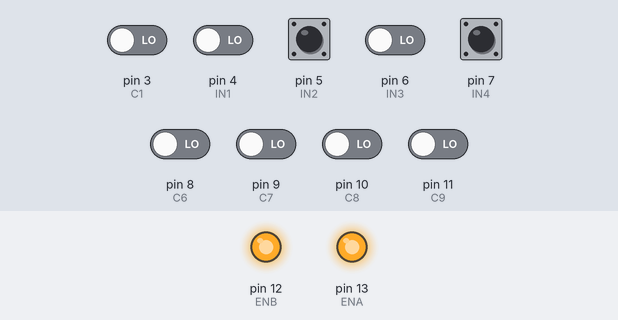
Bench run of a sketch on a simulated Arduino Uno, built with avr-gcc and run on an emulated ATmega328P. On the bench: output pins drawn as LEDs (lit = HIGH). Inputs (shaded band) come from the test bench; at power-on: pin 5 (IN2), pin 7 (IN4) HIGH, pin 3 (C1), pin 4 (IN1), pin 6 (IN3), pin 8 (C6), pin 9 (C7), pin 10 (C8), pin 11 (C9) LOW.

Above: at 0.1 s.
Timing chart, 0 to 1.6 s (numbered marks = the images above):
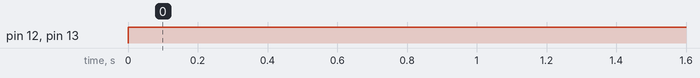

The sketch:

sketch_dec19a.ino
```cpp
//-- MOTEUR A --
int ENA=13; //Connecté à Arduino pin 9(sortie PWM)
int IN1=4; //Connecté à Arduino pin 4
int IN2=5;
//Connecté à Arduino pin 5

//-- MOTEUR B --
int ENB=12; //Connecté à Arduino pin 10(Sortie PWM)
int IN3=6; //Connecté à Arduino pin 6
int IN4=7; //Connecté à Arduino pin 7

const int C1=3;
const int C2=4;
const int C3=5;
const int C4=6;
const int C5=7;
const int C6=8;
const int C7=9;
const int C8=10;
const int C9=11;

int val1=0;
int val2=0;
int val3=0;
int val4=0;
int val5=0;
int val6=0;
int val7=0;
int val8=0;
int val9=0;


void setup() {
pinMode(ENA,OUTPUT); // Configurer
pinMode(ENB,OUTPUT); // les broches
pinMode(IN1,OUTPUT); // comme sortie
pinMode(IN2,OUTPUT);
pinMode(IN3,OUTPUT);
pinMode(IN4,OUTPUT);
pinMode(C1,INPUT);
pinMode(C2,INPUT);
pinMode(C3,INPUT);
pinMode(C4,INPUT);
pinMode(C5,INPUT);
pinMode(C6,INPUT);
pinMode(C7,INPUT);
pinMode(C8,INPUT);
pinMode(C9,INPUT);
digitalWrite(ENA,LOW);// Moteur A - Ne pas tourner
digitalWrite(ENB,LOW);// Moteur B - Ne pas tourner

// Direction du Moteur A
digitalWrite(IN1,LOW);
digitalWrite(IN2,HIGH);

// Direction du Moteur B
digitalWrite(IN3,LOW);
digitalWrite(IN4,HIGH); }

void loop() {

//TOUT DROIT:
  // Moteur A - Plein régime
  val1 = digitalRead(C1);
  val2 = digitalRead(C2);
  val3 = digitalRead(C3);
  val4 = digitalRead(C4);
  val5 = digitalRead(C5);
  val6 = digitalRead(C6);
  val7 = digitalRead(C7);
  val8 = digitalRead(C8);
  val9 = digitalRead(C9);

// Direction du Moteur A
digitalWrite(IN1,LOW);
digitalWrite(IN2,HIGH);

// Direction du Moteur B
digitalWrite(IN3,LOW);
digitalWrite(IN4,HIGH);

  if (val1 = HIGH){
    analogWrite(ENA,255);
    // Moteur B - plein-régime
    analogWrite(ENB,255);
  }
  else if(val2= HIGH){
    analogWrite(ENA,255);
    analogWrite(ENB,190);
  }
  else if(val3= HIGH){
    analogWrite(ENA,255);
    analogWrite(ENB,0);
  }
  else if(val4= HIGH){
    // Direction du Moteur B
    digitalWrite(IN3,HIGH);
    digitalWrite(IN4,LOW);

    analogWrite(ENA,255);
    analogWrite(ENB,150);
  }
  else if(val5= HIGH){
    // Direction du Moteur B
    digitalWrite(IN3,HIGH);
    digitalWrite(IN4,LOW);

    analogWrite(ENA,255);
    analogWrite(ENB,255);
  }
  else if(val6= HIGH){
    // Direction du Moteur A
    digitalWrite(IN1,HIGH);
    digitalWrite(IN2,LOW);
    analogWrite(ENA,255);
    analogWrite(ENB,255);
  }
  else if(val7= HIGH){
    // Direction du Moteur A
    digitalWrite(IN1,HIGH);
    digitalWrite(IN2,LOW);
    analogWrite(ENA,150);
    analogWrite(ENB,255);
  }
  else if(val8= HIGH){
    analogWrite(ENA,0);
    analogWrite(ENB,255);
  }
  else if(val9= HIGH){
    analogWrite(ENA,190);
    analogWrite(ENB,255);
  }
}
```

Measured:
- by itself, pin 12 (ENB), pin 13 (ENA): LOW → HIGH at 0.00 s
